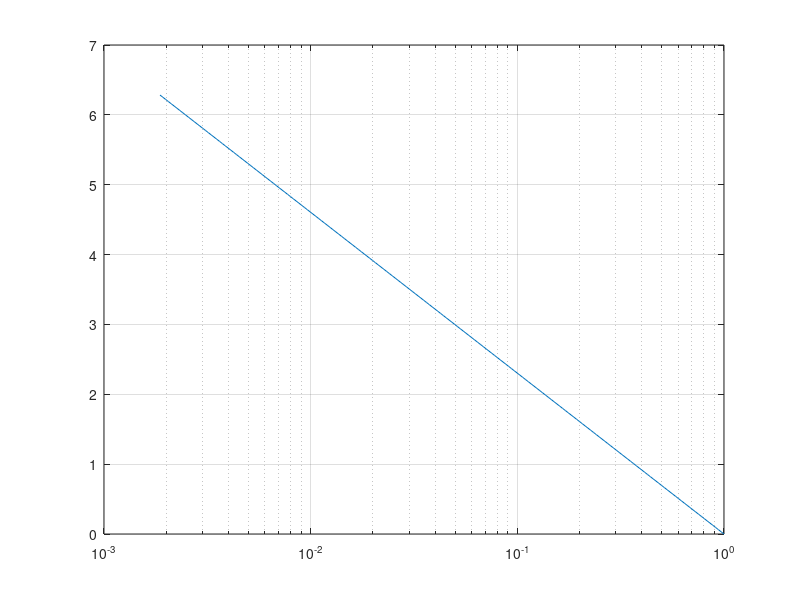

MATLAB code to generate this figure:
% semilogx

% x = e^-t , y = t, 0<=t<=2*pi

t = linspace(0,2*pi,200) ;
x = exp(-t) ;
y = t ;
semilogx(x,y) , grid
